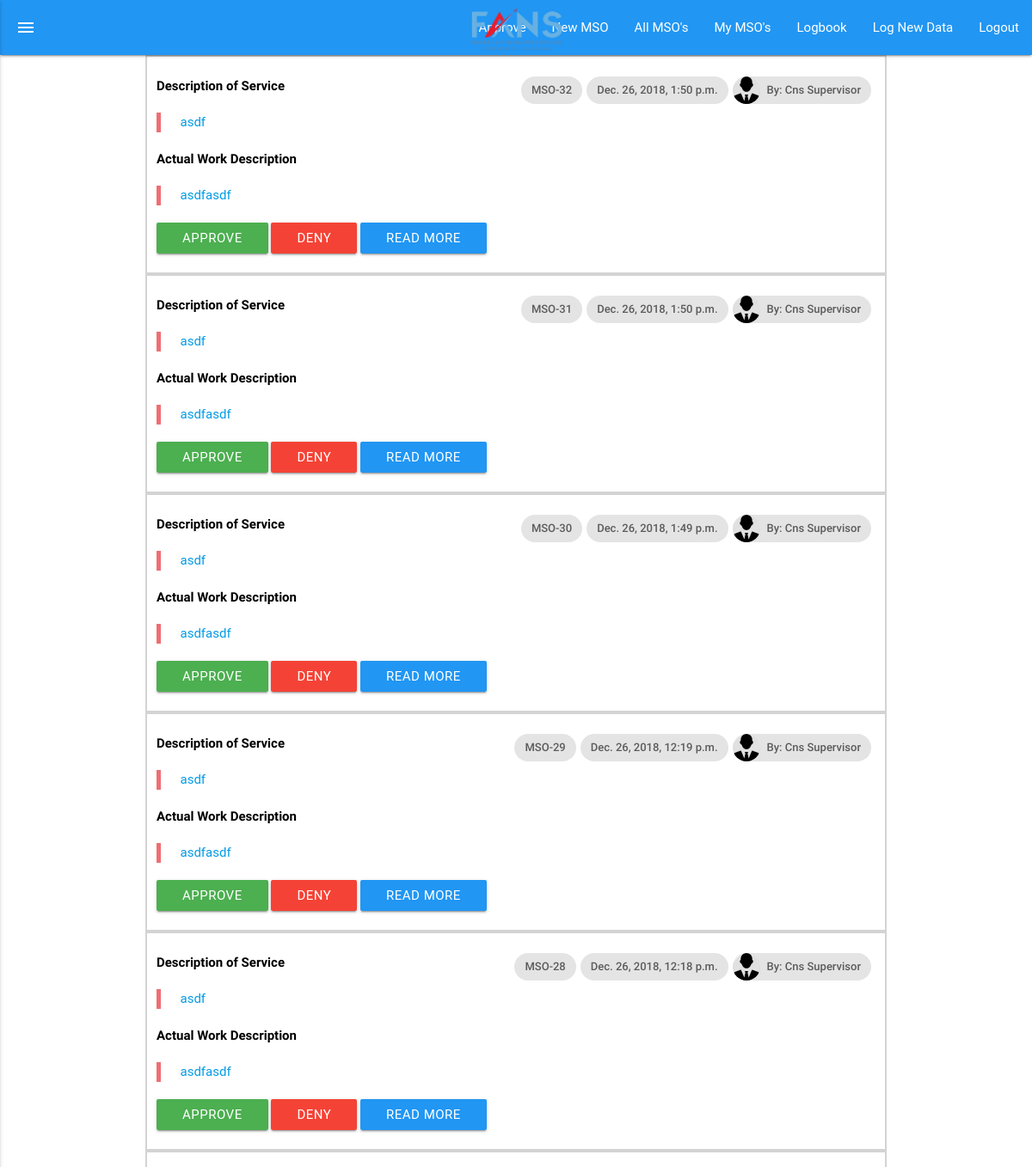
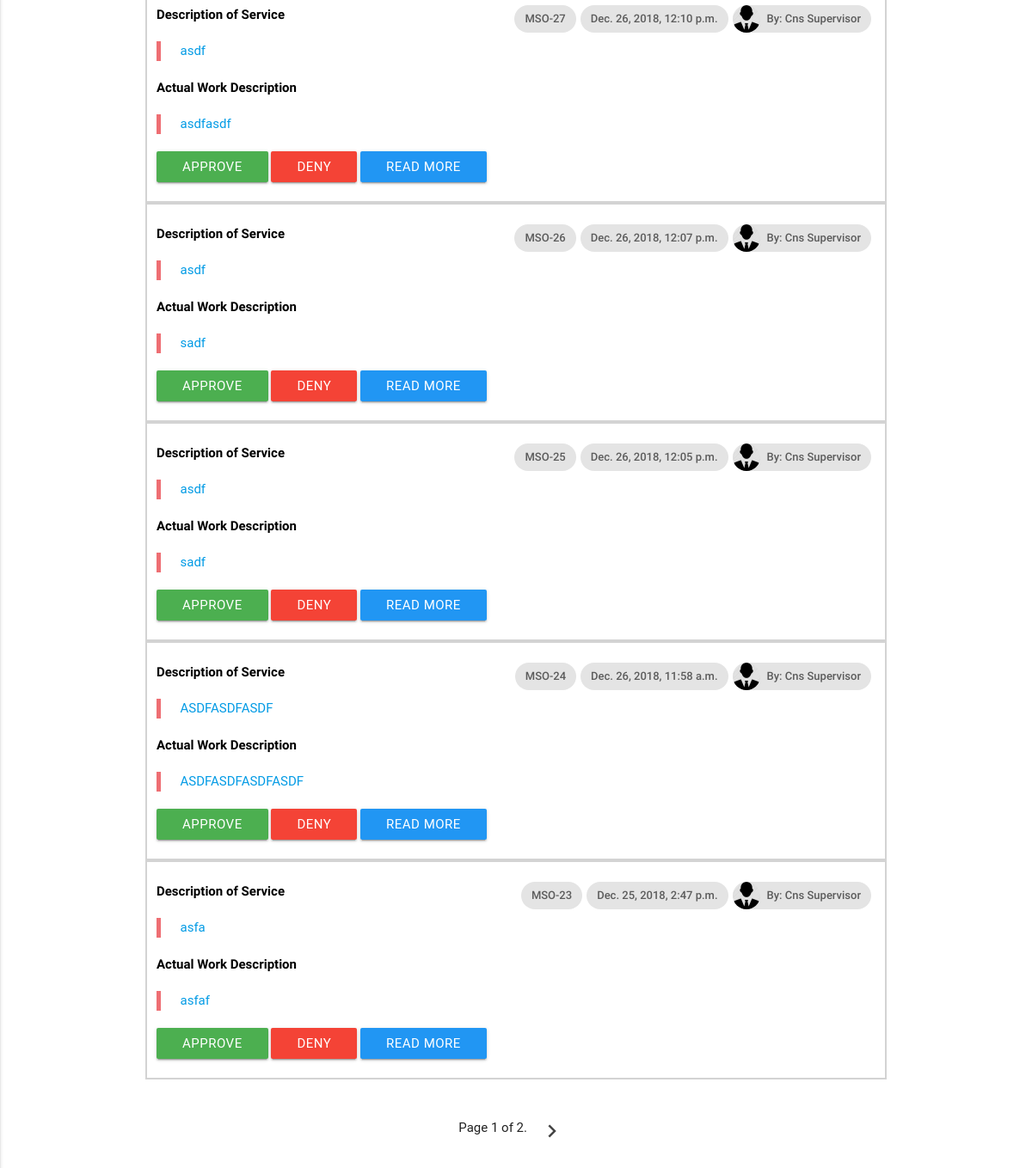
Page /mso/approve/ (signed in) on the committed database (2 pictures, top to bottom).
### mso/models.py (models this page shows, shortened)
class MsoCns(models.Model):
    requested_by = models.CharField(max_length=100, default='')
    section =  models.CharField(max_length=100, default='')
    department_head =  models.CharField(max_length=100, default='')
    location =  models.CharField(max_length=100, default='')
    description_of_service = models.TextField(default='')
    manager_approval = models.BooleanField(default=False)
    manager_approval_date = models.DateTimeField(auto_now=False, null=True)
    actual_work_descripition = models.TextField(default='')
    date_started = models.CharField(default='', max_length=50)
    date_completed = models.CharField(default='', max_length=50)
    work_compleated_by = models.TextField(default='')
    id_number = models.CharField(max_length=254, default='')
    supervisor_approval = models.BooleanField(default=False)
    supervisor_approval_date = models.DateTimeField(auto_now=False, null=True)
    posted_on = models.DateTimeField(auto_now=True)
    posted_by = models.EmailField(max_length=254, default='')
    posted_by_name = models.CharField(max_length=254, default='')
    requested_by_other_department = models.BooleanField(default=False)
    completed = models.BooleanField(default=False)

### mso/views.py (the view)
# urls.py: path('approve/', views.approve, name='approve.html'),
@login_required
def approve(request, msg=''):
    job_title = helper.get_job_title(request.user)
    if job_title == 'CNS Manager':
        all_msos = MsoCns.objects.all().order_by('-pk').filter(manager_approval=False)
    elif job_title == 'CNS Supervisor':
        all_msos = MsoCns.objects.all().order_by('-pk').filter(supervisor_approval=False)
    else:
        print('This is niether Manager or Supervisor account. Not authorized to approve MSO\'S')
    print(job_title)
    paginator = Paginator(all_msos, 10)
    page = request.GET.get('page')
    msos = paginator.get_page(page)
    gender = helper.get_gender(request.user)
    department = helper.get_department(request.user)
    current_user_name = helper.get_full_name(request.user)
    args = {
        'msos': msos,
        'current_user_name': str(current_user_name),
        'current_user_email': str(request.user),
        'current_user_gender': str(gender),
        'department': str(department),
        'job_title': str(job_title),
        'msg': msg,
    }
    return render(request, 'mso/approve.html', args)

### mso/helper.py (called while the page is built)
def get_full_name(email):
    first_name = CustomUser.objects.values_list('first_name', flat=True).filter(email=email)[0].lower()
    last_name = CustomUser.objects.values_list('last_name', flat=True).filter(email=email)[0].lower()
    return first_name.capitalize() + ' ' + last_name.capitalize()

def get_job_title(email):
    job_title = SetupUserAccount.objects.values_list('job_title', flat=True).filter(email=email)[0]
    return job_title

def get_gender(email):
    gender = SetupUserAccount.objects.values_list('gender', flat=True).filter(email=email)[0]
    return gender

def get_department(email):
    department = SetupUserAccount.objects.values_list('department', flat=True).filter(email=email)[0]
    return department

### users/models.py (called while the page is built)
    def __str__(self):
        return self.email

### mso/templates/mso/approve.html (shortened to what this page needs)
{% extends 'cns_base.html' %}
{% load static %}
{% block linktag %} <link rel="stylesheet" type="text/css" href="{% static "pages/css/mso.css" %}"> {% endblock linktag %}
{% block content %}
<div class="container">
    {%for mso in msos %}
    <div class="row mso_row" id="r{{mso.id}}">
        <div class="col s12">
            <br>
            <a id="read_mode_a" href="/mso/{{mso.id}}">
                <div class="chip">
                    {% if current_user_gender == 'male' %}
                        <img src="{% static "pages/img/male_profile_default.png" %}" alt="male_profile_default">By: {{ mso.posted_by_name }}
                    {% else %}
                        <img src="{% static "pages/img/female_profile_default.png" alt="female_profile_default" %}">By: {{ mso.posted_by_name }}
                    {% endif %}
                </div>
                <div class="chip">
                    {{mso.posted_on}}
                </div>
                <div class="chip">MSO-{{mso.id}}</div>
                <span class="title mso_title">Description of Service</span>
                <blockquote>{{mso.description_of_service}}</blockquote>
                <span class="title mso_title">Actual Work Description</span>
                <blockquote>{{mso.actual_work_descripition}}</blockquote>
                </a>
                <a id="{{mso.id}}" href="#" class="approve waves-effect waves-light green btn btn-small">Approve</a>
                <a id="deny_a" class="deny_modal waves-effect waves-light red btn btn-small modal-trigger" href="#deny_modal">Deny</a>
                <a href="/mso/{{mso.id}}" class="waves-effect waves-light blue btn modal-trigger">Read More</a>
            <br>
            <br>
        </div>
    </div>
        {% endfor %}
        <br>
        <br>
        <div class="pagination">
            <span class="step-links">
                <span class="current">
                    Page {{ msos.number }} of {{ msos.paginator.num_pages }}.
                </span>
                {% if msos.has_next %}
                    <li class="waves-effect">
                            <a href="?page={{ msos.next_page_number }}">
                            <i class="material-icons large">chevron_right</i>
                        </a>
                    </li>
                {% endif %}
            </span>
        </div>
        <br>
        <br>
        <br>
</div>
{% endblock content %}

### pages/static/pages/css/main.css (style rules this page uses)
.mso_row { margin-bottom: 0px; border: 1px solid lightgray; }
.title { font-weight: bold; }
.chip { float: right !important; }
.pagination { display: flex; align-items: center; justify-content: center; }
.mso_title { color: black; }

### pages/static/pages/css/mso.css (style rules this page uses)
.mso_row { margin-bottom: 0px; border: 2px solid lightgray; }
.title { font-weight: bold; }
.chip { float: right !important; }
.pagination { display: flex; align-items: center; justify-content: center; }
.mso_title { color: black; }

### rows in the picture
MsoCns: posted_by_name "Cns Supervisor", posted_on "Dec. 26, 2018, 1:50 p.m.", id "32", description_of_service "asdf", actual_work_descripition "asdfasdf"
MsoCns: posted_by_name "Cns Supervisor", posted_on "Dec. 26, 2018, 1:50 p.m.", id "31", description_of_service "asdf", actual_work_descripition "asdfasdf"
MsoCns: posted_by_name "Cns Supervisor", posted_on "Dec. 26, 2018, 1:49 p.m.", id "30", description_of_service "asdf", actual_work_descripition "asdfasdf"
MsoCns: posted_by_name "Cns Supervisor", posted_on "Dec. 26, 2018, 12:19 p.m.", id "29", description_of_service "asdf", actual_work_descripition "asdfasdf"
MsoCns: posted_by_name "Cns Supervisor", posted_on "Dec. 26, 2018, 12:18 p.m.", id "28", description_of_service "asdf", actual_work_descripition "asdfasdf"
MsoCns: posted_by_name "Cns Supervisor", posted_on "Dec. 26, 2018, 12:10 p.m.", id "27", description_of_service "asdf", actual_work_descripition "asdfasdf"
MsoCns: posted_by_name "Cns Supervisor", posted_on "Dec. 26, 2018, 12:07 p.m.", id "26", description_of_service "asdf", actual_work_descripition "sadf"
MsoCns: posted_by_name "Cns Supervisor", posted_on "Dec. 26, 2018, 12:05 p.m.", id "25", description_of_service "asdf", actual_work_descripition "sadf"
MsoCns: posted_by_name "Cns Supervisor", posted_on "Dec. 26, 2018, 11:58 a.m.", id "24", description_of_service "ASDFASDFASDF", actual_work_descripition "ASDFASDFASDFASDF"
MsoCns: posted_by_name "Cns Supervisor", posted_on "Dec. 25, 2018, 2:47 p.m.", id "23", description_of_service "asfa", actual_work_descripition "asfaf"

### other values in the picture
{{ msos.number }} "1"
{{ msos.paginator.num_pages }} "2"
